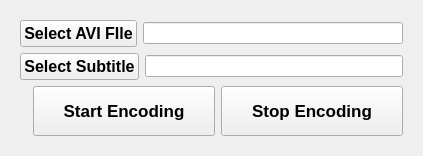
      <widget class="QWidget" name="page_4">
       <layout class="QVBoxLayout" name="verticalLayout_14">
        <item>
         <layout class="QHBoxLayout" name="horizontalLayout_20">
          <item>
           <widget class="QStackedWidget" name="stackedWidget_2">
            <property name="currentIndex">
             <number>0</number>
            </property>
            <widget class="QWidget" name="page_10">
             <layout class="QVBoxLayout" name="verticalLayout_13">
              <item>
               <layout class="QHBoxLayout" name="horizontalLayout_21">
                <item>
                 <widget class="QPushButton" name="selectavi">
                  <property name="font">
                   <font>
                    <pointsize>12</pointsize>
                    <weight>75</weight>
                    <bold>true</bold>
                   </font>
                  </property>
                  <property name="text">
                   <string>Select AVI FIle</string>
                  </property>
                 </widget>
                </item>
                <item>
                 <widget class="QLineEdit" name="avifile_path">
                  <property name="readOnly">
                   <bool>true</bool>
                  </property>
                 </widget>
                </item>
               </layout>
              </item>
              <item>
               <layout class="QHBoxLayout" name="horizontalLayout_22">
                <item>
                 <widget class="QPushButton" name="selectsubtitle">
                  <property name="font">
                   <font>
                    <pointsize>12</pointsize>
                    <weight>75</weight>
                    <bold>true</bold>
                   </font>
                  </property>
                  <property name="text">
                   <string>Select Subtitle</string>
                  </property>
                 </widget>
                </item>
                <item>
                 <widget class="QLineEdit" name="subtitlefile_path">
                  <property name="readOnly">
                   <bool>true</bool>
                  </property>
                 </widget>
                </item>
               </layout>
              </item>
              <item>
               <layout class="QHBoxLayout" name="horizontalLayout_23">
                <item>
                 <widget class="QLabel" name="loading_label_sub_encoding">
                  <property name="text">
                   <string/>
                  </property>
                 </widget>
                </item>
                <item>
                 <widget class="QPushButton" name="encode_start">
                  <property name="minimumSize">
                   <size>
                    <width>182</width>
                    <height>50</height>
                   </size>
                  </property>
                  <property name="maximumSize">
                   <size>
                    <width>182</width>
                    <height>50</height>
                   </size>
                  </property>
                  <property name="font">
                   <font>
                    <pointsize>13</pointsize>
                    <weight>75</weight>
                    <bold>true</bold>
                   </font>
                  </property>
                  <property name="text">
                   <string>Start Encoding</string>
                  </property>
                  <property name="icon">
                   <iconset theme="media-playback-start">
                    <normaloff>:/icons/Pictures/Start.png</normaloff>:/icons/Pictures/Start.png</iconset>
                  </property>
                  <property name="iconSize">
                   <size>
                    <width>20</width>
                    <height>20</height>
                   </size>
                  </property>
                 </widget>
                </item>
                <item>
                 <widget class="QPushButton" name="encode_stop">
                  <property name="minimumSize">
                   <size>
                    <width>182</width>
                    <height>50</height>
                   </size>
                  </property>
                  <property name="maximumSize">
                   <size>
                    <width>182</width>
                    <height>50</height>
                   </size>
                  </property>
                  <property name="font">
                   <font>
                    <pointsize>13</pointsize>
                    <weight>75</weight>
                    <bold>true</bold>
                   </font>
                  </property>
                  <property name="text">
                   <string>Stop Encoding</string>
                  </property>
                  <property name="icon">
                   <iconset theme="media-playback-stop">
                    <normaloff/>
                   </iconset>
                  </property>
                  <property name="iconSize">
                   <size>
                    <width>20</width>
                    <height>20</height>
                   </size>
                  </property>
                 </widget>
                </item>
               </layout>
              </item>
             </layout>
            </widget>
           </widget>
          </item>
         </layout>
        </item>
       </layout>
      </widget>
